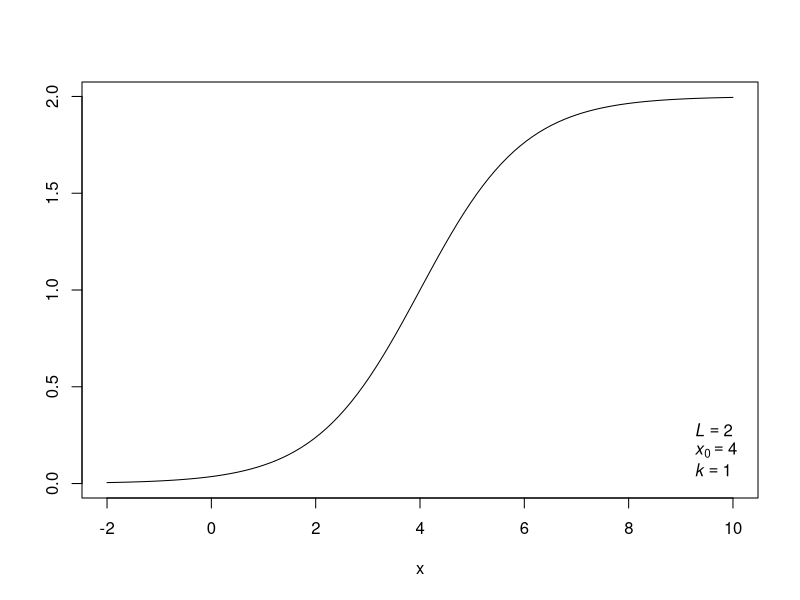
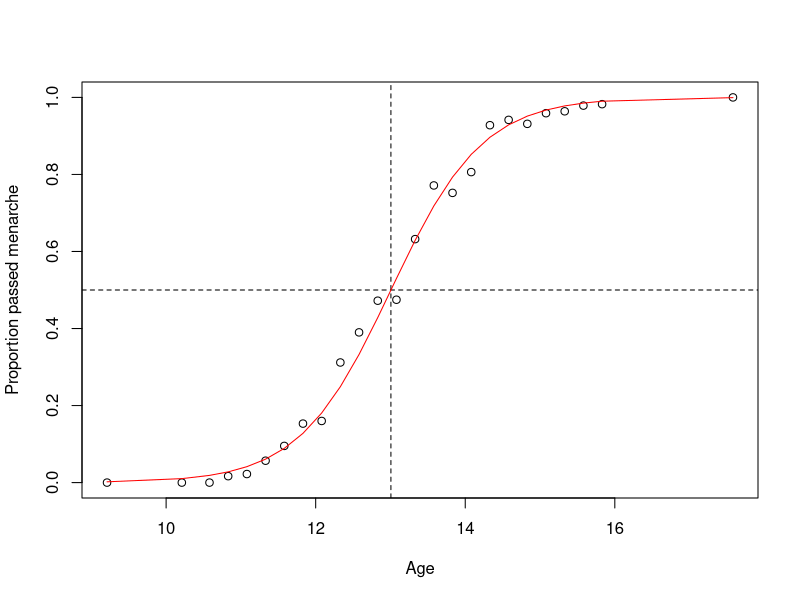
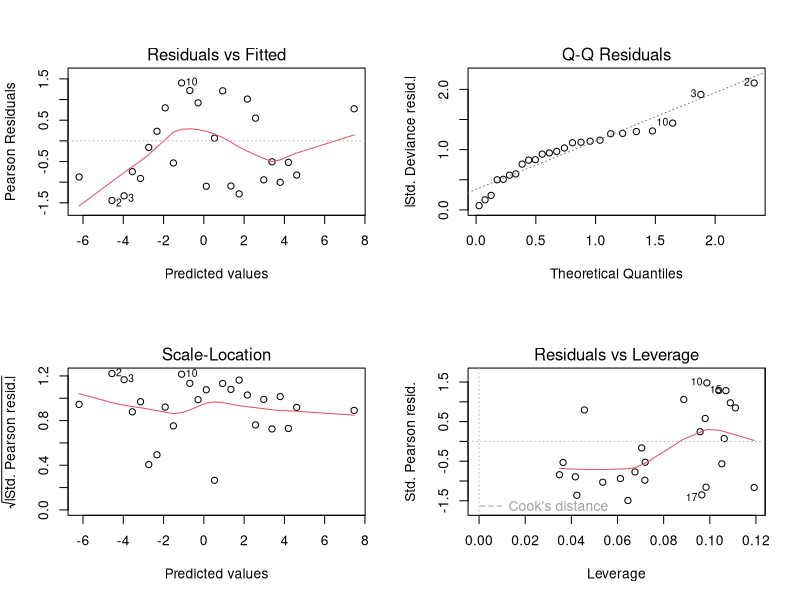
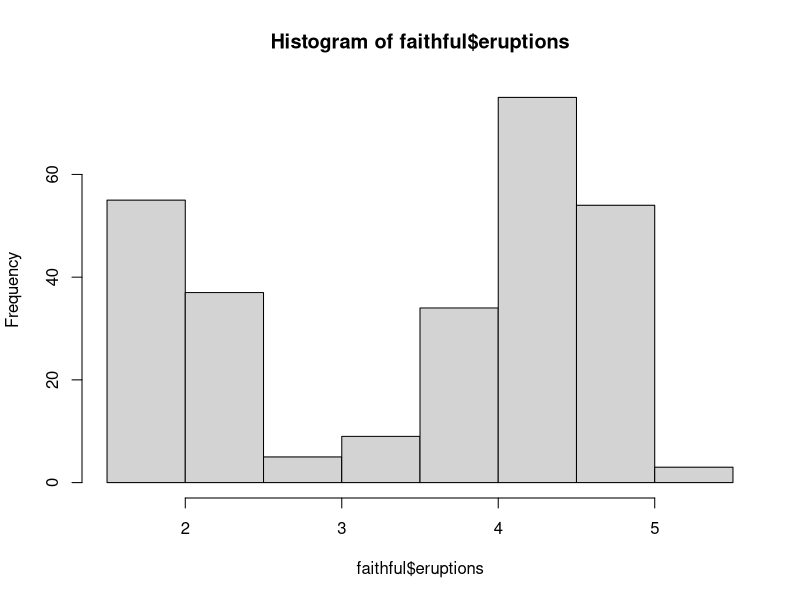
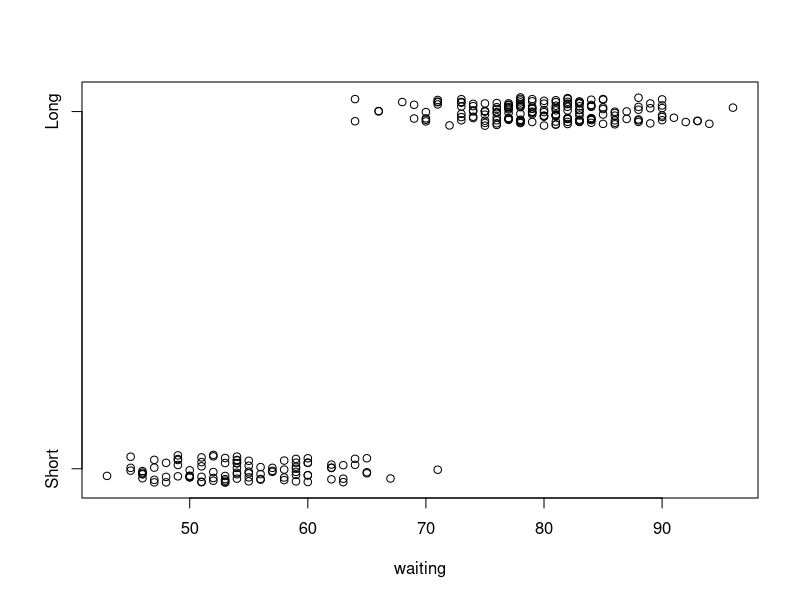
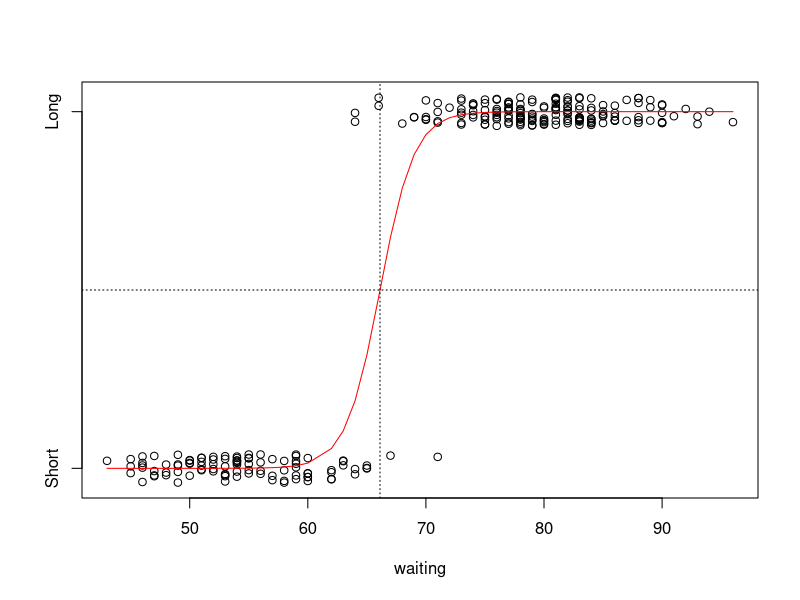
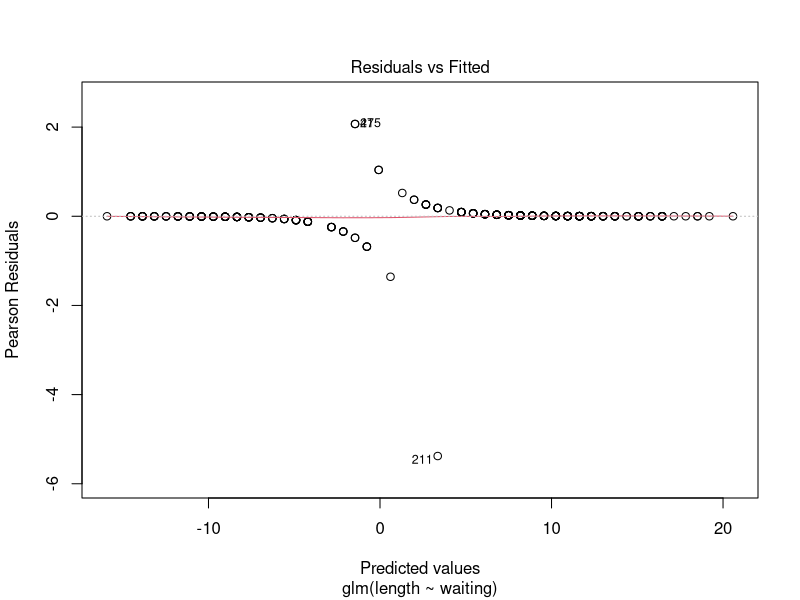

Recreate these plots in R, in order.
# Chapter 19: Non-linear Models

# 19.1 - A Brief Definition of the Logistic Model -------------------------

# logistic curve
curve(2/(1 + exp(-1*(x-4))), from = -2, to = 10, ylab = "")
legend("bottomright", inset = 0.02, 
       c(expression(italic(L)==2), expression(italic(x)[0]==4),
        expression(italic(k)==1)), bty="n")

# logit , ln(odds) = p/(1 - p)

# 19.2 - Fitting a Logistic Model -----------------------------------------

library(MASS)
data("menarche")
head(menarche)
plot(Menarche/Total ~ Age, data = menarche, 
     ylab = "Proportion passed menarche")

# fit the model
lr1 <- glm(cbind(Menarche, Total-Menarche) ~ Age, data = menarche, family = "binomial")
summary(lr1)

with(data=menarche, cbind(Menarche, Total-Menarche))


# 19.3 - Interpreting the Coefficients of the Logistic Model I ------------

## slope for age
signif(exp(summary(lr1)$coef[2,1]), 4)

## intecept - where the p = 0.5
-summary(lr1)$coef[1,1]/summary(lr1)$coef[2,1]


# 19.4 - Interpreting the Coefficients of the Logistic Model II -----------
## null deviance vs residual deviance
abline(v=13.006, lty=2)
abline(h=0.5, lty=2)
lines(menarche$Age, lr1$fitted.values, type = "l", col="red")
par(mfrow=c(2, 2))
plot(lr1)
dev.off()


# 19.5 - Logistic Regression on Individual Data I -------------------------
## eruption data
data("faithful")
head(faithful)

hist(faithful$eruptions)
faithful$length<-cut(faithful$eruptions,breaks = c(0,3,6),labels = c("S","L"))
with(faithful,plot(waiting, jitter(as.numeric(length)-1,amount = 0.04),
                   ylab="",yaxt="n"))
axis(side=2,at=0:1,labels=c("Short","Long"))

lr2 <- glm(length ~ waiting, family = "binomial", data = faithful)

# slope
signif(exp(summary(lr2)$coef[2,1]), 3)

# odds at 63 mins waiting time
exp(summary(lr2)$coef[1,1] + 63*summary(lr2)$coef[2,1])

## intercept
-summary(lr2)$coef[1,1]/summary(lr2)$coef[2,1]


# 19.6 - Logistic Regression on Individual Data II ------------------------

with(faithful,plot(waiting, jitter(as.numeric(length)-1,amount = 0.04),ylab="",yaxt="n"))
axis(side=2,at=0:1,labels=c("Short","Long"))
lines(cbind(faithful$waiting,lr2$fitted)[order(faithful$waiting),],col="red")
abline(h=0.5,v=66.113,lty=3)

# plot residual - some residuals
plot(lr2, which=1)
